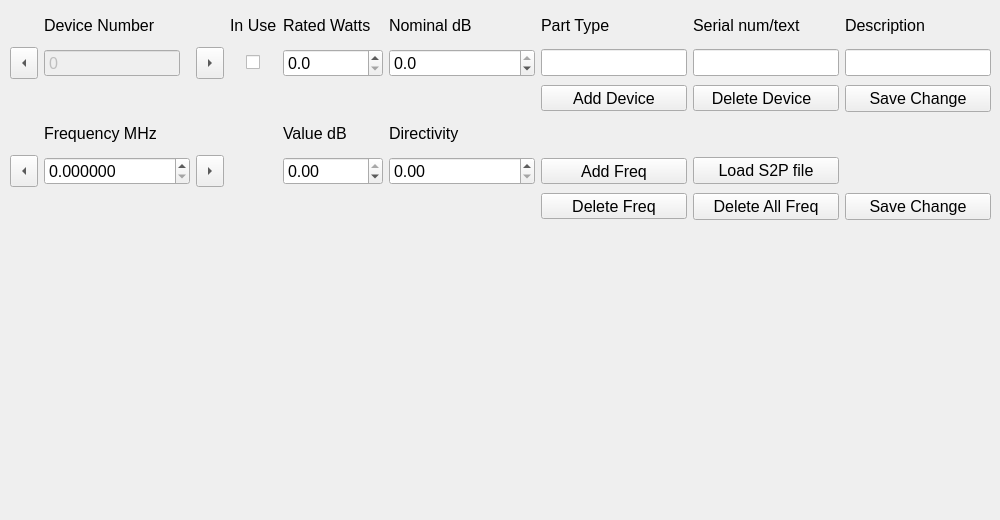
      <widget class="QWidget" name="deviceTab">
       <attribute name="title">
        <string>Devices</string>
       </attribute>
       <widget class="QWidget" name="layoutWidget_2">
        <property name="geometry">
         <rect>
          <x>10</x>
          <y>10</y>
          <width>981</width>
          <height>210</height>
         </rect>
        </property>
        <layout class="QGridLayout" name="gridLayout_2">
         <item row="0" column="1">
          <widget class="QLabel" name="label_7">
           <property name="font">
            <font>
             <pointsize>12</pointsize>
            </font>
           </property>
           <property name="text">
            <string>Device Number</string>
           </property>
          </widget>
         </item>
         <item row="1" column="1">
          <widget class="QSpinBox" name="assetID">
           <property name="enabled">
            <bool>false</bool>
           </property>
           <property name="sizePolicy">
            <sizepolicy hsizetype="Expanding" vsizetype="Fixed">
             <horstretch>0</horstretch>
             <verstretch>0</verstretch>
            </sizepolicy>
           </property>
           <property name="minimumSize">
            <size>
             <width>100</width>
             <height>0</height>
            </size>
           </property>
           <property name="maximumSize">
            <size>
             <width>136</width>
             <height>16777215</height>
            </size>
           </property>
           <property name="font">
            <font>
             <pointsize>12</pointsize>
            </font>
           </property>
           <property name="autoFillBackground">
            <bool>false</bool>
           </property>
           <property name="readOnly">
            <bool>false</bool>
           </property>
           <property name="buttonSymbols">
            <enum>QAbstractSpinBox::NoButtons</enum>
           </property>
           <property name="maximum">
            <number>9999</number>
           </property>
          </widget>
         </item>
         <item row="3" column="7">
          <widget class="QLabel" name="label_22">
           <property name="text">
            <string/>
           </property>
          </widget>
         </item>
         <item row="1" column="5">
          <widget class="QDoubleSpinBox" name="nominaldB">
           <property name="minimumSize">
            <size>
             <width>100</width>
             <height>0</height>
            </size>
           </property>
           <property name="font">
            <font>
             <pointsize>12</pointsize>
            </font>
           </property>
           <property name="suffix">
            <string/>
           </property>
           <property name="decimals">
            <number>1</number>
           </property>
           <property name="minimum">
            <double>-100.000000000000000</double>
           </property>
           <property name="maximum">
            <double>0.000000000000000</double>
           </property>
           <property name="singleStep">
            <double>1.000000000000000</double>
           </property>
          </widget>
         </item>
         <item row="1" column="4">
          <widget class="QDoubleSpinBox" name="maxPower">
           <property name="sizePolicy">
            <sizepolicy hsizetype="Minimum" vsizetype="Fixed">
             <horstretch>0</horstretch>
             <verstretch>0</verstretch>
            </sizepolicy>
           </property>
           <property name="minimumSize">
            <size>
             <width>100</width>
             <height>0</height>
            </size>
           </property>
           <property name="sizeIncrement">
            <size>
             <width>0</width>
             <height>0</height>
            </size>
           </property>
           <property name="font">
            <font>
             <pointsize>12</pointsize>
            </font>
           </property>
           <property name="suffix">
            <string/>
           </property>
           <property name="decimals">
            <number>1</number>
           </property>
           <property name="maximum">
            <double>2500.000000000000000</double>
           </property>
          </widget>
         </item>
         <item row="0" column="4">
          <widget class="QLabel" name="label_4">
           <property name="font">
            <font>
             <pointsize>12</pointsize>
            </font>
           </property>
           <property name="text">
            <string>Rated Watts</string>
           </property>
          </widget>
         </item>
         <item row="0" column="5">
          <widget class="QLabel" name="label_2">
           <property name="font">
            <font>
             <pointsize>12</pointsize>
            </font>
           </property>
           <property name="text">
            <string>Nominal dB</string>
           </property>
          </widget>
         </item>
         <item row="1" column="8">
          <widget class="QLineEdit" name="description">
           <property name="sizePolicy">
            <sizepolicy hsizetype="Minimum" vsizetype="Fixed">
             <horstretch>0</horstretch>
             <verstretch>0</verstretch>
            </sizepolicy>
           </property>
           <property name="font">
            <font>
             <pointsize>12</pointsize>
            </font>
           </property>
           <property name="layoutDirection">
            <enum>Qt::LeftToRight</enum>
           </property>
          </widget>
         </item>
         <item row="0" column="8">
          <widget class="QLabel" name="label_5">
           <property name="font">
            <font>
             <pointsize>12</pointsize>
            </font>
           </property>
           <property name="text">
            <string>Description</string>
           </property>
          </widget>
         </item>
         <item row="1" column="7">
          <widget class="QLineEdit" name="identifier">
           <property name="font">
            <font>
             <pointsize>12</pointsize>
            </font>
           </property>
          </widget>
         </item>
         <item row="0" column="7">
          <widget class="QLabel" name="label_8">
           <property name="font">
            <font>
             <pointsize>12</pointsize>
            </font>
           </property>
           <property name="text">
            <string>Serial num/text</string>
           </property>
          </widget>
         </item>
         <item row="1" column="6">
          <widget class="QLineEdit" name="partNum">
           <property name="font">
            <font>
             <pointsize>12</pointsize>
            </font>
           </property>
           <property name="text">
            <string/>
           </property>
          </widget>
         </item>
         <item row="0" column="6">
          <widget class="QLabel" name="label">
           <property name="font">
            <font>
             <pointsize>12</pointsize>
            </font>
           </property>
           <property name="text">
            <string>Part Type</string>
           </property>
          </widget>
         </item>
         <item row="2" column="8">
          <widget class="QPushButton" name="saveDevice">
           <property name="font">
            <font>
             <pointsize>12</pointsize>
            </font>
           </property>
           <property name="text">
            <string>Save Change</string>
           </property>
          </widget>
         </item>
         <item row="1" column="3" alignment="Qt::AlignHCenter">
          <widget class="QCheckBox" name="inUse">
           <property name="layoutDirection">
            <enum>Qt::LeftToRight</enum>
           </property>
           <property name="text">
            <string/>
           </property>
          </widget>
         </item>
         <item row="3" column="1">
          <widget class="QLabel" name="label_16">
           <property name="font">
            <font>
             <pointsize>12</pointsize>
            </font>
           </property>
           <property name="text">
            <string>Frequency MHz</string>
           </property>
          </widget>
         </item>
         <item row="5" column="8">
          <widget class="QPushButton" name="saveValues">
           <property name="sizePolicy">
            <sizepolicy hsizetype="Expanding" vsizetype="Fixed">
             <horstretch>0</horstretch>
             <verstretch>0</verstretch>
            </sizepolicy>
           </property>
           <property name="font">
            <font>
             <pointsize>12</pointsize>
            </font>
           </property>
           <property name="text">
            <string>Save Change</string>
           </property>
          </widget>
         </item>
         <item row="1" column="0">
          <widget class="QToolButton" name="previousDevice">
           <property name="sizePolicy">
            <sizepolicy hsizetype="Fixed" vsizetype="Fixed">
             <horstretch>0</horstretch>
             <verstretch>0</verstretch>
            </sizepolicy>
           </property>
           <property name="font">
            <font>
             <pointsize>12</pointsize>
            </font>
           </property>
           <property name="text">
            <string>...</string>
           </property>
           <property name="iconSize">
            <size>
             <width>20</width>
             <height>25</height>
            </size>
           </property>
           <property name="arrowType">
            <enum>Qt::LeftArrow</enum>
           </property>
          </widget>
         </item>
         <item row="4" column="5">
          <widget class="QDoubleSpinBox" name="directivity">
           <property name="sizePolicy">
            <sizepolicy hsizetype="Expanding" vsizetype="Fixed">
             <horstretch>0</horstretch>
             <verstretch>0</verstretch>
            </sizepolicy>
           </property>
           <property name="minimumSize">
            <size>
             <width>100</width>
             <height>0</height>
            </size>
           </property>
           <property name="font">
            <font>
             <pointsize>12</pointsize>
            </font>
           </property>
           <property name="suffix">
            <string/>
           </property>
           <property name="minimum">
            <double>0.000000000000000</double>
           </property>
           <property name="maximum">
            <double>100.000000000000000</double>
           </property>
          </widget>
         </item>
         <item row="3" column="5">
          <widget class="QLabel" name="label_15">
           <property name="font">
            <font>
             <pointsize>12</pointsize>
            </font>
           </property>
           <property name="text">
            <string>Directivity</string>
           </property>
          </widget>
         </item>
         <item row="4" column="0">
          <widget class="QToolButton" name="previousFreq">
           <property name="text">
            <string>...</string>
           </property>
           <property name="iconSize">
            <size>
             <width>20</width>
             <height>25</height>
            </size>
           </property>
           <property name="arrowType">
            <enum>Qt::LeftArrow</enum>
           </property>
          </widget>
         </item>
         <item row="2" column="7">
          <widget class="QToolButton" name="deleteDevice">
           <property name="sizePolicy">
            <sizepolicy hsizetype="Minimum" vsizetype="Fixed">
             <horstretch>0</horstretch>
             <verstretch>0</verstretch>
            </sizepolicy>
           </property>
           <property name="font">
            <font>
             <pointsize>12</pointsize>
             <weight>50</weight>
             <bold>false</bold>
            </font>
           </property>
           <property name="text">
            <string>Delete Device  </string>
           </property>
           <property name="iconSize">
            <size>
             <width>20</width>
             <height>20</height>
            </size>
           </property>
          </widget>
         </item>
         <item row="2" column="6">
          <widget class="QToolButton" name="addDevice">
           <property name="sizePolicy">
            <sizepolicy hsizetype="Minimum" vsizetype="Fixed">
             <horstretch>0</horstretch>
             <verstretch>0</verstretch>
            </sizepolicy>
           </property>
           <property name="font">
            <font>
             <pointsize>12</pointsize>
            </font>
           </property>
           <property name="text">
            <string>Add Device</string>
           </property>
          </widget>
         </item>
         <item row="4" column="2">
          <widget class="QToolButton" name="nextFreq">
           <property name="text">
            <string>...</string>
           </property>
           <property name="iconSize">
            <size>
             <width>20</width>
             <height>25</height>
            </size>
           </property>
           <property name="arrowType">
            <enum>Qt::RightArrow</enum>
           </property>
          </widget>
         </item>
         <item row="1" column="2">
          <widget class="QToolButton" name="nextDevice">
           <property name="font">
            <font>
             <pointsize>12</pointsize>
             <weight>75</weight>
             <bold>true</bold>
            </font>
           </property>
           <property name="text">
            <string>...</string>
           </property>
           <property name="iconSize">
            <size>
             <width>20</width>
             <height>25</height>
            </size>
           </property>
           <property name="arrowType">
            <enum>Qt::RightArrow</enum>
           </property>
          </widget>
         </item>
         <item row="4" column="1">
          <widget class="QDoubleSpinBox" name="freqIndex">
           <property name="sizePolicy">
            <sizepolicy hsizetype="Expanding" vsizetype="Fixed">
             <horstretch>0</horstretch>
             <verstretch>0</verstretch>
            </sizepolicy>
           </property>
           <property name="minimumSize">
            <size>
             <width>130</width>
             <height>0</height>
            </size>
           </property>
           <property name="font">
            <font>
             <pointsize>12</pointsize>
            </font>
           </property>
           <property name="suffix">
            <string/>
           </property>
           <property name="decimals">
            <number>6</number>
           </property>
           <property name="maximum">
            <double>6000.000000000000000</double>
           </property>
           <property name="singleStep">
            <double>10.000000000000000</double>
           </property>
           <property name="value">
            <double>0.000000000000000</double>
           </property>
          </widget>
         </item>
         <item row="3" column="4">
          <widget class="QLabel" name="label_13">
           <property name="font">
            <font>
             <pointsize>12</pointsize>
            </font>
           </property>
           <property name="text">
            <string>Value dB</string>
           </property>
          </widget>
         </item>
         <item row="4" column="4">
          <widget class="QDoubleSpinBox" name="loss">
           <property name="sizePolicy">
            <sizepolicy hsizetype="Minimum" vsizetype="Fixed">
             <horstretch>0</horstretch>
             <verstretch>0</verstretch>
            </sizepolicy>
           </property>
           <property name="minimumSize">
            <size>
             <width>100</width>
             <height>0</height>
            </size>
           </property>
           <property name="font">
            <font>
             <pointsize>12</pointsize>
            </font>
           </property>
           <property name="prefix">
            <string/>
           </property>
           <property name="suffix">
            <string/>
           </property>
           <property name="decimals">
            <number>2</number>
           </property>
           <property name="minimum">
            <double>-100.000000000000000</double>
           </property>
           <property name="maximum">
            <double>0.000000000000000</double>
           </property>
           <property name="singleStep">
            <double>1.000000000000000</double>
           </property>
           <property name="value">
            <double>0.000000000000000</double>
           </property>
          </widget>
         </item>
         <item row="0" column="3">
          <widget class="QLabel" name="label_11">
           <property name="font">
            <font>
             <pointsize>12</pointsize>
            </font>
           </property>
           <property name="text">
            <string>In Use</string>
           </property>
          </widget>
         </item>
         <item row="4" column="6">
          <widget class="QToolButton" name="addFreq">
           <property name="sizePolicy">
            <sizepolicy hsizetype="Minimum" vsizetype="Fixed">
             <horstretch>0</horstretch>
             <verstretch>0</verstretch>
            </sizepolicy>
           </property>
           <property name="font">
            <font>
             <pointsize>12</pointsize>
            </font>
           </property>
           <property name="text">
            <string>Add Freq</string>
           </property>
          </widget>
         </item>
         <item row="5" column="6">
          <widget class="QToolButton" name="delFreq">
           <property name="sizePolicy">
            <sizepolicy hsizetype="Minimum" vsizetype="Fixed">
             <horstretch>0</horstretch>
             <verstretch>0</verstretch>
            </sizepolicy>
           </property>
           <property name="font">
            <font>
             <pointsize>12</pointsize>
             <weight>50</weight>
             <bold>false</bold>
            </font>
           </property>
           <property name="text">
            <string>Delete Freq</string>
           </property>
           <property name="iconSize">
            <size>
             <width>16</width>
             <height>16</height>
            </size>
           </property>
          </widget>
         </item>
         <item row="4" column="7">
          <widget class="QPushButton" name="loadS2P">
           <property name="font">
            <font>
             <pointsize>12</pointsize>
            </font>
           </property>
           <property name="text">
            <string>Load S2P file</string>
           </property>
          </widget>
         </item>
         <item row="5" column="7">
          <widget class="QPushButton" name="delAllFreq">
           <property name="font">
            <font>
             <pointsize>12</pointsize>
            </font>
           </property>
           <property name="text">
            <string>Delete All Freq</string>
           </property>
          </widget>
         </item>
        </layout>
       </widget>
       <widget class="QWidget" name="gridLayoutWidget">
        <property name="geometry">
         <rect>
          <x>10</x>
          <y>230</y>
          <width>481</width>
          <height>281</height>
         </rect>
        </property>
        <layout class="QGridLayout" name="gridLayout_5">
         <item row="0" column="5">
          <widget class="PlotWidget" name="deviceGraph" native="true">
           <property name="autoFillBackground">
            <bool>true</bool>
           </property>
          </widget>
         </item>
        </layout>
       </widget>
      </widget>
